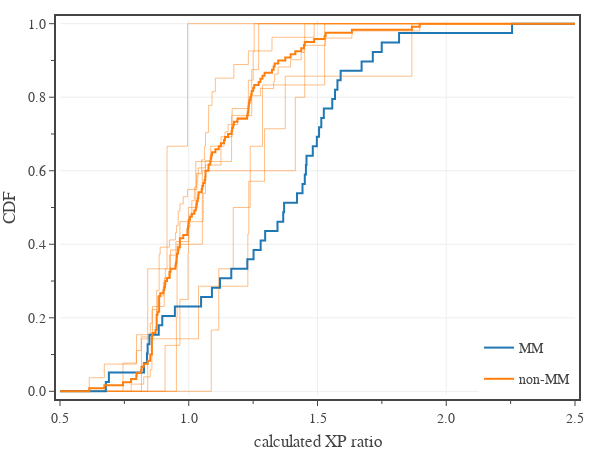

The code cell stored with this chart in its notebook:
### Code cell
# plot CDF of eXP Ratio for different source books
plotColumn = 'eXP Ratio'
groups = {
    'MM': {'Book': ['MM'], 'color': '#1f77b4'},
    'non-MM': {'Book': ['VGtM','MToF','GGtR','ERftLW','EGtW','MOoT','VRGtR','FToD','SaCoC'], 'color': '#ff7f0e'}
}

df1 = df0[df0['CR'].between(1,30) & df0['Book Type'].isin(['Source']) & df0['Legendary'].isin(['L','LL'])]
df1['Book'] = df1['Book'].cat.remove_unused_categories()


rMin = 0.5; rMax = 3; rDel = 0.05
rLims = [rMin - rDel/2, rMax + rDel/2]
rRange = np.linspace(rMin - rDel/2, rMax + rDel/2, int(round((rMax - rMin)/rDel)) + 2)

# plot results
fig = go.Figure(
    layout=go.Layout(
        template=tfb.FIG_TEMPLATE,
        xaxis=dict(
            title_text='calculated XP ratio',
            range=[0.5,2.5],
            tick0=0, dtick=0.5, tickformat='.1f',
            minor=dict(tick0=0, dtick=0.25),
        ),
        yaxis=dict(
            title_text='CDF',
            range=[-0.01, 1.01],
            tick0=0, dtick=0.2,
            tickformat='.1f',
            minor=dict(tick0=0, dtick=0.1),
        ),
        legend=dict(
            yanchor='bottom',  y=0.00,
            xanchor='right', x=1.00,
            orientation='v',
        ),
    )
)

for b in groups['non-MM']['Book']:
    x = df1[df1['Book'].isin([b])][plotColumn].to_numpy()
    if len(x) == 0:
        continue
    x = np.append(np.insert(np.sort(x), 0, 0.0), 3.0)
    y = np.array(range(0,len(x)))/(len(x)-2)
    fig.add_trace(go.Scatter(
        x=x, 
        y=y,
        mode='lines',
        name=b,
        legendgroup='non-MM',
        showlegend=False,
        line_shape='hv',
        line_width=0.5,
        line_color=groups['non-MM']['color'],
        hovertemplate = '<b>'+b+'</b><br>'
            + 'XP ratio %{y:.2f}<br>'
            + 'CDF %{y:.2f}'
            + '<extra></extra>',
    ))

for g in groups:
    x = df1[df1['Book'].isin(groups[g]['Book'])][plotColumn].to_numpy()
    x = np.append(np.insert(np.sort(x), 0, 0.0), 3.0)
    y = np.array(range(0,len(x)))/(len(x)-2)
    fig.add_trace(go.Scatter(
        x=x, 
        y=y,
        mode='lines',
        name=g,
        legendgroup=g,
        line_shape='hv',
        line_width=2.0,
        line_color=groups[g]['color'],
        hovertemplate = '<b>'+g+'</b><br>'
            + 'XP ratio %{y:.2f}<br>'
            + 'CDF %{y:.2f}'
            + '<extra></extra>',
    ))

# show figure
fig.update_layout(width=600, height=450)
fig.show(config=tfb.FIG_CONFIG)

# save figures
if SAVEFIGS:
    fig.update_layout(autosize=True, width=None, height=None)
    tfb.save_fig_html(fig, format='large', name='fig-exp-ratio-cdf-mm-vs-source-books-large', style='aspect-ratio: 600/500;')
    tfb.save_fig_html(fig, format='small', name='fig-exp-ratio-cdf-mm-vs-source-books-small', style='aspect-ratio: 600/550;')

### Figure 1 — Plotly figure (JSON) as saved in the notebook; plotly's stock layout.template omitted (floating-point values rounded to 4 significant figures)
{"data": [{"hovertemplate": "<b>VGtM</b><br>XP ratio %{y:.2f}<br>CDF %{y:.2f}<extra></extra>", "legendgroup": "non-MM", "line": {"color": "#ff7f0e", "shape": "hv", "width": 0.5}, "mode": "lines", "name": "VGtM", "showlegend": false, "type": "scatter", "x": [0, 0.9521, 0.9546, 1.053, 1.414, 1.45, 3], "y": [0, 0.2, 0.4, 0.6, 0.8, 1, 1.2]}, {"hovertemplate": "<b>MToF</b><br>XP ratio %{y:.2f}<br>CDF %{y:.2f}<extra></extra>", "legendgroup": "non-MM", "line": {"color": "#ff7f0e", "shape": "hv", "width": 0.5}, "mode": "lines", "name": "MToF", "showlegend": false, "type": "scatter", "x": [0, 0.6136, 0.6722, 0.7964, 0.815, 0.8508, 0.8572, 0.8788, 0.9015, 0.9091, 0.9251, 0.9501, 1.0, 1.004, 1.012, 1.022, 1.03, 1.05, 1.062, 1.065, 1.077, 1.077, 1.09, 1.103, 1.175, 1.232, 1.323, 1.487, 3], "y": [0, 0.03704, 0.07407, 0.1111, 0.1481, 0.1852, 0.2222, 0.2593, 0.2963, 0.3333, 0.3704, 0.4074, 0.4444, 0.4815, 0.5185, 0.5556, 0.5926, 0.6296, 0.6667, 0.7037, 0.7407, 0.7778, 0.8148, 0.8519, 0.8889, 0.9259, 0.963, 1, 1.037]}, {"hovertemplate": "<b>GGtR</b><br>XP ratio %{y:.2f}<br>CDF %{y:.2f}<extra></extra>", "legendgroup": "non-MM", "line": {"color": "#ff7f0e", "shape": "hv", "width": 0.5}, "mode": "lines", "name": "GGtR", "showlegend": false, "type": "scatter", "x": [0, 0.7447, 0.7973, 0.8592, 0.9048, 0.9292, 0.9656, 1.056, 1.065, 1.125, 1.168, 1.232, 1.25, 1.254, 3], "y": [0, 0.07692, 0.1538, 0.2308, 0.3077, 0.3846, 0.4615, 0.5385, 0.6154, 0.6923, 0.7692, 0.8462, 0.9231, 1, 1.077]}, {"hovertemplate": "<b>ERftLW</b><br>XP ratio %{y:.2f}<br>CDF %{y:.2f}<extra></extra>", "legendgroup": "non-MM", "line": {"color": "#ff7f0e", "shape": "hv", "width": 0.5}, "mode": "lines", "name": "ERftLW", "showlegend": false, "type": "scatter", "x": [0, 0.9079, 0.9656, 0.9971, 0.9987, 1.027, 1.166, 1.245, 1.271, 3], "y": [0, 0.125, 0.25, 0.375, 0.5, 0.625, 0.75, 0.875, 1, 1.125]}, {"hovertemplate": "<b>EGtW</b><br>XP ratio %{y:.2f}<br>CDF %{y:.2f}<extra></extra>", "legendgroup": "non-MM", "line": {"color": "#ff7f0e", "shape": "hv", "width": 0.5}, "mode": "lines", "name": "EGtW", "showlegend": false, "type": "scatter", "x": [0, 0.8407, 0.9158, 0.9951, 3], "y": [0, 0.3333, 0.6667, 1, 1.333]}, {"hovertemplate": "<b>MOoT</b><br>XP ratio %{y:.2f}<br>CDF %{y:.2f}<extra></extra>", "legendgroup": "non-MM", "line": {"color": "#ff7f0e", "shape": "hv", "width": 0.5}, "mode": "lines", "name": "MOoT", "showlegend": false, "type": "scatter", "x": [0, 0.8165, 1.038, 1.229, 1.233, 1.295, 1.375, 1.866, 3], "y": [0, 0.1429, 0.2857, 0.4286, 0.5714, 0.7143, 0.8571, 1, 1.143]}, {"hovertemplate": "<b>VRGtR</b><br>XP ratio %{y:.2f}<br>CDF %{y:.2f}<extra></extra>", "legendgroup": "non-MM", "line": {"color": "#ff7f0e", "shape": "hv", "width": 0.5}, "mode": "lines", "name": "VRGtR", "showlegend": false, "type": "scatter", "x": [0, 1.087, 1.117, 1.173, 1.239, 1.286, 1.528, 3], "y": [0, 0.1667, 0.3333, 0.5, 0.6667, 0.8333, 1, 1.167]}, {"hovertemplate": "<b>FToD</b><br>XP ratio %{y:.2f}<br>CDF %{y:.2f}<extra></extra>", "legendgroup": "non-MM", "line": {"color": "#ff7f0e", "shape": "hv", "width": 0.5}, "mode": "lines", "name": "FToD", "showlegend": false, "type": "scatter", "x": [0, 0.7761, 0.8251, 0.8507, 0.8569, 0.8569, 0.8569, 0.8569, 0.8569, 0.871, 0.8755, 0.8755, 0.8755, 0.8755, 0.8755, 0.885, 0.885, 0.885, 0.885, 0.885, 0.8891, 0.9249, 0.9483, 0.9528, 0.9588, 0.9592, 0.9657, 0.9787, 0.995, 1.032, 1.035, 1.037, 1.064, 1.084, 1.086, 1.137, 1.141, 1.153, 1.189, 1.227, 1.235, 1.242, 1.278, 1.33, 1.334, 1.347, 1.396, 1.437, 1.448, 1.532, 1.634, 1.897, 3], "y": [0, 0.01961, 0.03922, 0.05882, 0.07843, 0.09804, 0.1176, 0.1373, 0.1569, 0.1765, 0.1961, 0.2157, 0.2353, 0.2549, 0.2745, 0.2941, 0.3137, 0.3333, 0.3529, 0.3725, 0.3922, 0.4118, 0.4314, 0.451, 0.4706, 0.4902, 0.5098, 0.5294, 0.549, 0.5686, 0.5882, 0.6078, 0.6275, 0.6471, 0.6667, 0.6863, 0.7059, 0.7255, 0.7451, 0.7647, 0.7843, 0.8039, 0.8235, 0.8431, 0.8627, 0.8824, 0.902, 0.9216, 0.9412, 0.9608, 0.9804, 1, 1.02]}, {"hovertemplate": "<b>MM</b><br>XP ratio %{y:.2f}<br>CDF %{y:.2f}<extra></extra>", "legendgroup": "MM", "line": {"color": "#1f77b4", "shape": "hv", "width": 2}, "mode": "lines", "name": "MM", "type": "scatter", "x": [0, 0.678, 0.6899, 0.8264, 0.8377, 0.8402, 0.8472, 0.8834, 0.8972, 0.9462, 1.048, 1.09, 1.121, 1.165, 1.227, 1.252, 1.279, 1.297, 1.345, 1.367, 1.37, 1.42, 1.442, 1.451, 1.455, 1.457, 1.482, 1.497, 1.506, 1.515, 1.525, 1.557, 1.568, 1.577, 1.59, 1.671, 1.715, 1.749, 1.817, 2.256, 3], "y": [0, 0.02564, 0.05128, 0.07692, 0.1026, 0.1282, 0.1538, 0.1795, 0.2051, 0.2308, 0.2564, 0.2821, 0.3077, 0.3333, 0.359, 0.3846, 0.4103, 0.4359, 0.4615, 0.4872, 0.5128, 0.5385, 0.5641, 0.5897, 0.6154, 0.641, 0.6667, 0.6923, 0.7179, 0.7436, 0.7692, 0.7949, 0.8205, 0.8462, 0.8718, 0.8974, 0.9231, 0.9487, 0.9744, 1, 1.026]}, {"hovertemplate": "<b>non-MM</b><br>XP ratio %{y:.2f}<br>CDF %{y:.2f}<extra></extra>", "legendgroup": "non-MM", "line": {"color": "#ff7f0e", "shape": "hv", "width": 2}, "mode": "lines", "name": "non-MM", "type": "scatter", "x": [0, 0.6136, 0.6722, 0.7447, 0.7761, 0.7964, 0.7973, 0.815, 0.8165, 0.8251, 0.8407, 0.8507, 0.8508, 0.8569, 0.8569, 0.8569, 0.8569, 0.8569, 0.8572, 0.8592, 0.871, 0.8755, 0.8755, 0.8755, 0.8755, 0.8755, 0.8788, 0.885, 0.885, 0.885, 0.885, 0.885, 0.8891, 0.9015, 0.9048, 0.9079, 0.9091, 0.9158, 0.9249, 0.9251, 0.9292, 0.9483, 0.9501, 0.9521, 0.9528, 0.9546, 0.9588, 0.9592, 0.9656, 0.9656, 0.9657, 0.9787, 0.995, 0.9951, 0.9971, 0.9987, 1.0, 1.004, 1.012, 1.022, 1.027, 1.03, 1.032, 1.035, 1.037, 1.038, 1.05, 1.053, 1.056, 1.062, 1.064, 1.065, 1.065, 1.077, 1.077, 1.084, 1.086, 1.087, 1.09, 1.103, 1.117, 1.125, 1.137, 1.141, 1.153, 1.166, 1.168, 1.173, 1.175, 1.189, 1.227, 1.229, 1.232, 1.232, 1.233, 1.235, 1.239, 1.242, 1.245, 1.25, 1.254, 1.271, 1.278, 1.286, 1.295, 1.323, 1.33, 1.334, 1.347, 1.375, 1.396, 1.414, 1.437, 1.448, 1.45, 1.487, 1.528, 1.532, 1.634, 1.866, 1.897, 3], "y": [0, 0.008333, 0.01667, 0.025, 0.03333, 0.04167, 0.05, 0.05833, 0.06667, 0.075, 0.08333, 0.09167, 0.1, 0.1083, 0.1167, 0.125, 0.1333, 0.1417, 0.15, 0.1583, 0.1667, 0.175, 0.1833, 0.1917, 0.2, 0.2083, 0.2167, 0.225, 0.2333, 0.2417, 0.25, 0.2583, 0.2667, 0.275, 0.2833, 0.2917, 0.3, 0.3083, 0.3167, 0.325, 0.3333, 0.3417, 0.35, 0.3583, 0.3667, 0.375, 0.3833, 0.3917, 0.4, 0.4083, 0.4167, 0.425, 0.4333, 0.4417, 0.45, 0.4583, 0.4667, 0.475, 0.4833, 0.4917, 0.5, 0.5083, 0.5167, 0.525, 0.5333, 0.5417, 0.55, 0.5583, 0.5667, 0.575, 0.5833, 0.5917, 0.6, 0.6083, 0.6167, 0.625, 0.6333, 0.6417, 0.65, 0.6583, 0.6667, 0.675, 0.6833, 0.6917, 0.7, 0.7083, 0.7167, 0.725, 0.7333, 0.7417, 0.75, 0.7583, 0.7667, 0.775, 0.7833, 0.7917, 0.8, 0.8083, 0.8167, 0.825, 0.8333, 0.8417, 0.85, 0.8583, 0.8667, 0.875, 0.8833, 0.8917, 0.9, 0.9083, 0.9167, 0.925, 0.9333, 0.9417, 0.95, 0.9583, 0.9667, 0.975, 0.9833, 0.9917, 1, 1.008]}], "layout": {"height": 450, "legend": {"orientation": "v", "x": 1, "xanchor": "right", "y": 0, "yanchor": "bottom"}, "width": 600, "xaxis": {"dtick": 0.5, "minor": {"dtick": 0.25, "tick0": 0}, "range": [0.5, 2.5], "tick0": 0, "tickformat": ".1f", "title": {"text": "calculated XP ratio"}}, "yaxis": {"dtick": 0.2, "minor": {"dtick": 0.1, "tick0": 0}, "range": [-0.01, 1.01], "tick0": 0, "tickformat": ".1f", "title": {"text": "CDF"}}}}
